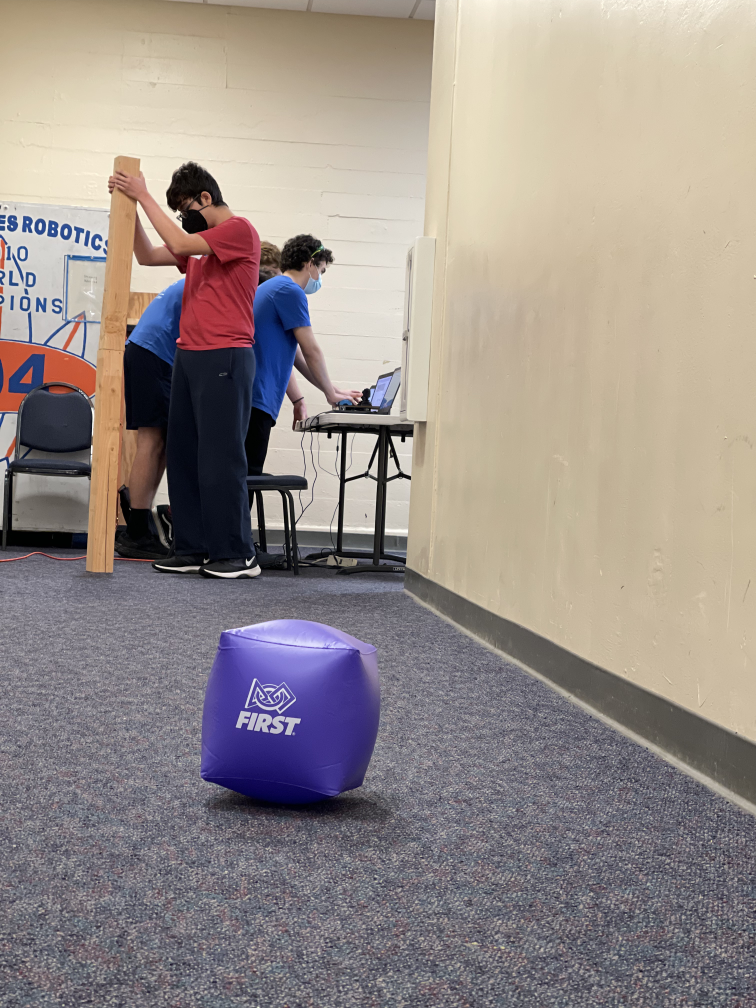
#> input picture test_image13.jpg, 3024 x 4032 px (shown at 1/4 size)
$ python detect_cube.py
#> lines starting #> are read from the running program, lines starting #| are printed output that depends on the picture; after the words box and inside, x2 and y2 are one past the last pixel; in counts of white or black regions, pixels touching at a corner belong together
#> further down, img is the input picture: shape (4032, 3024, 3); mean R, G, B 151.5, 141.8, 137.8
import cv2
import numpy as np

import matplotlib.image as mpimg
import matplotlib.pyplot as plt


def find_cubes(image,
               lower_hsv_threshold=np.array([170, 50, 70]),
               upper_hsv_threshold=np.array([190, 255, 255]),
               contour_color=(255, 0, 0)):
#> called with lower_hsv_threshold = array of shape (3,), upper_hsv_threshold = array of shape (3,), contour_color = (255, 0, 0)
    _img_with_contours = image.copy()
    _blur_img = cv2.GaussianBlur(image, (99, 99), 0)
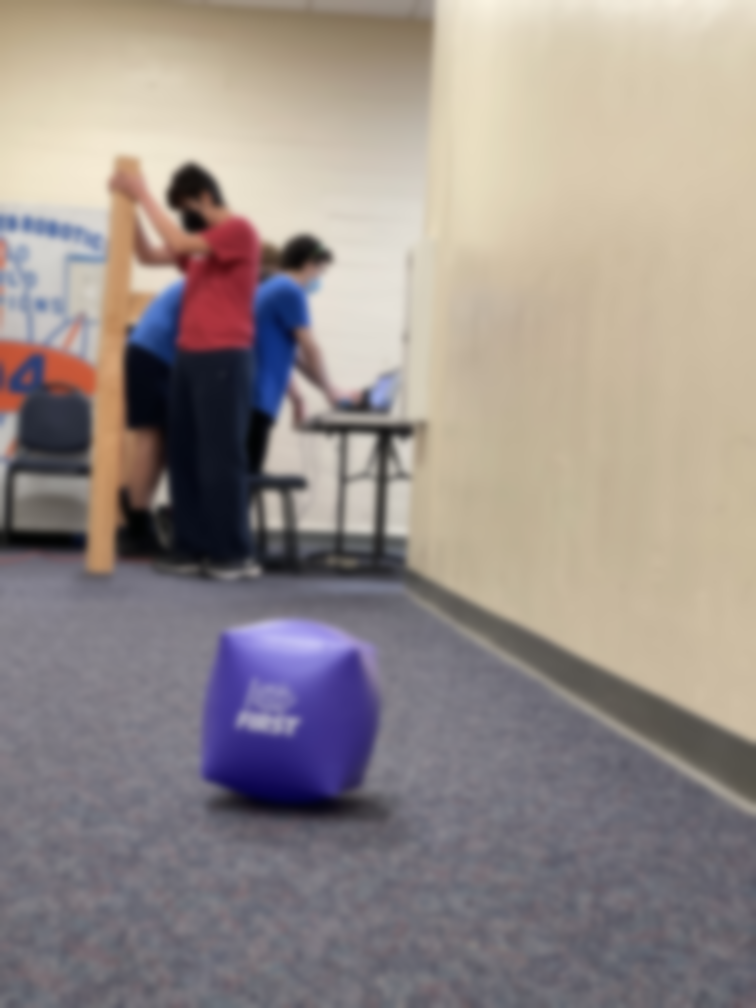
#> _blur_img: shape (4032, 3024, 3) (shown at 1/4 size); mean R, G, B 151.5, 141.8, 137.8
    _hsv_image = cv2.cvtColor(_blur_img, cv2.COLOR_BGR2HSV)
#> _hsv_image: shape (4032, 3024, 3); mean H, S, V 115.5, 46.6, 158
    _current_mask = cv2.inRange(_hsv_image, lower_hsv_threshold, upper_hsv_threshold)
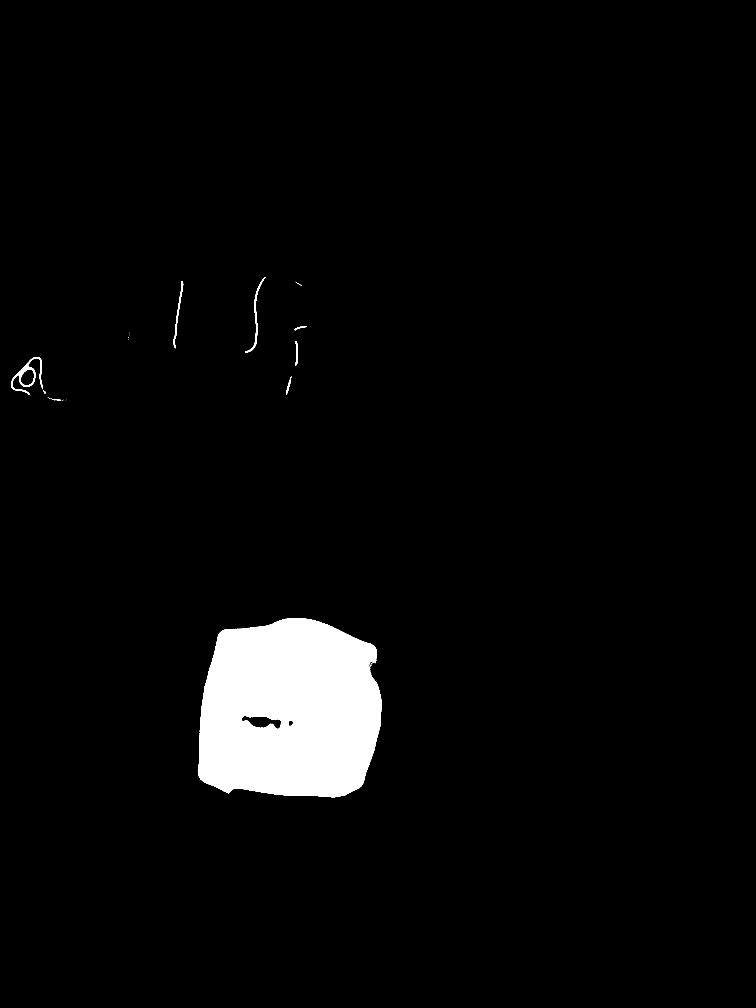
#> _current_mask: shape (4032, 3024) (shown at 1/4 size); 3.7% white; 46 white regions (36 under 20 px), largest, box (x1, y1, x2, y2) and area: (791, 2472, 1527, 3189) 441063, (45, 1428, 171, 1581) 3366, (980, 1109, 1062, 1411) 1840
    _contours, _hierarchy = cv2.findContours(_current_mask, cv2.RETR_TREE, cv2.CHAIN_APPROX_SIMPLE)

    for _c in _contours:
        _M = cv2.moments(_c)
        _area = cv2.contourArea(_c)
        try:
            _cX = int((_M["m10"] / _M["m00"]))
            _cY = int((_M["m01"] / _M["m00"]))
        except:
            _cX = 0
            _cY = 0

        if _area >= 30000:
            print("area:", _area)

            cv2.drawContours(_img_with_contours, [_c], -1, (0, 255, 0), 11)
            cv2.putText(_img_with_contours, "cube", (_cX, _cY), cv2.FONT_HERSHEY_SIMPLEX, 5, (255, 255, 255), 11)
#> this loop made 129 passes
#> _c on passes 1 to 12: [[1504, 2722]], [[1499, 2721]], [[1499, 2719]], [[1499, 2717]], [[1494, 2715]], [[1492, 2714]], [[1494, 2713]], [[1486, 2698]], [[1484, 2693]], [[1476, 2669], [1477, 2669]], [[1477, 2667]], [[1480, 2662], [1477, 2665], [1480, 2662], [1481, 2663]]
#| area: 445136.0
    return _img_with_contours


def find_cones(image,
               lower_hsv_threshold=np.array([70, 150, 50]),
               upper_hsv_threshold=np.array([110, 255, 255]),
               contour_color=(255, 0, 0)):
    _img_with_contours = image.copy()
    _blur_img = cv2.GaussianBlur(image, (199, 199), 0)
    _hsv_image = cv2.cvtColor(_blur_img, cv2.COLOR_BGR2HSV)
    _current_mask = cv2.inRange(_hsv_image, lower_hsv_threshold, upper_hsv_threshold)
    _contours, _hierarchy = cv2.findContours(_current_mask, cv2.RETR_TREE, cv2.CHAIN_APPROX_SIMPLE)

    for _c in _contours:
        _M = cv2.moments(_c)
        _area = cv2.contourArea(_c)
        try:
            _cX = int((_M["m10"] / _M["m00"]))
            _cY = int((_M["m01"] / _M["m00"]))
        except:
            _cX = 0
            _cY = 0

        if _area >= 30000:
            print("area:", _area)

            cv2.drawContours(_img_with_contours, [_c], -1, (0, 255, 0), 11)
            cv2.putText(_img_with_contours, "cone", (_cX, _cY), cv2.FONT_HERSHEY_SIMPLEX, 5, (255, 255, 255), 11)
    return _img_with_contours


img = mpimg.imread('test_image13.jpg')
new_img = find_cubes(img)
plt.figure(figsize=(6, 6))
plt.imshow(new_img, cmap='gray')
plt.show()

$ run again, with test_image1.jpg copied over test_image13.jpg
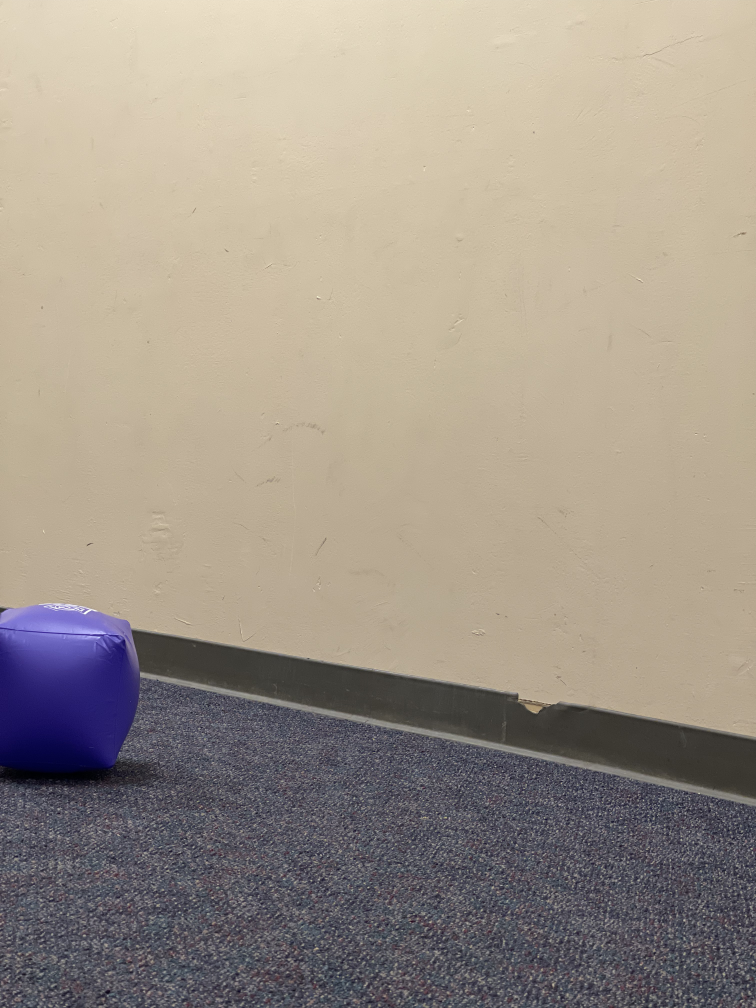
#> input picture test_image1.jpg, 3024 x 4032 px (shown at 1/4 size)
#> img is the input picture: shape (4032, 3024, 3); mean R, G, B 159.5, 149.3, 137.6
#> _hsv_image: shape (4032, 3024, 3); mean H, S, V 109.9, 46, 163.4
#> in find_cubes, `_current_mask = cv2.inRange(_hsv_image, lower_hsv_threshold, upper_hsv..`:
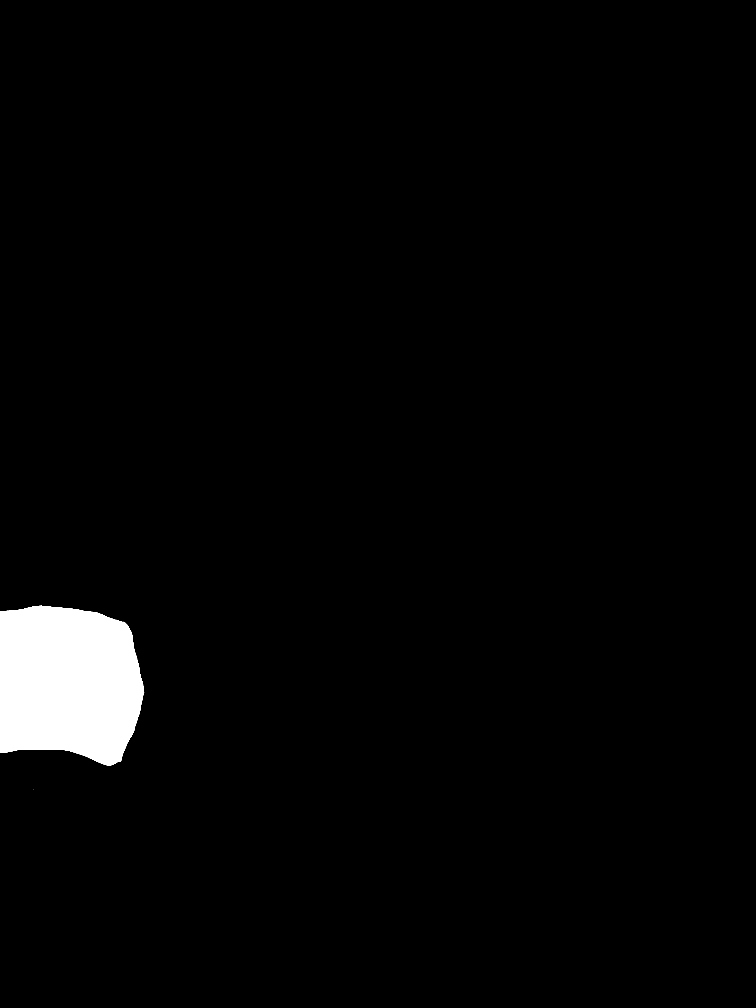
#> _current_mask: shape (4032, 3024) (shown at 1/4 size); 2.5% white; 5 white regions (4 under 20 px), largest, box (x1, y1, x2, y2) and area: (0, 2423, 577, 3062) 309052
#> the loop in find_cubes, `for _c in _contours:` made 23 passes
#> _c on passes 1, 2, 3, 4, 6, 7, 8, 9: [[133, 3156]], [[548, 2635], [548, 2637]], [[546, 2630]], [[538, 2603], [538, 2604]], [[482, 3039], [483, 3038], [484, 3039], [483, 3040]], [[481, 3037], [482, 3036], [483, 3037], [482, 3038]], [[483, 3035], [484, 3034], [485, 3035], [484, 3036]], [[482, 3033], [483, 3032], [484, 3033], [483, 3034]]
#> (printed output is left out)

$ run again, with test_image10.jpg copied over test_image13.jpg
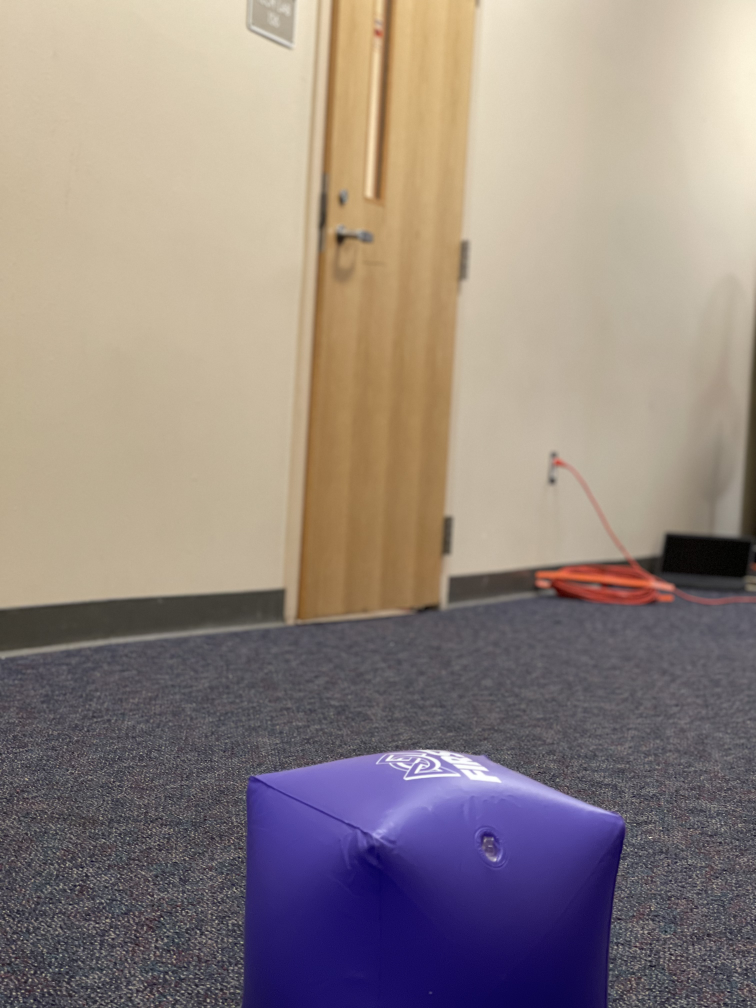
#> input picture test_image10.jpg, 3024 x 4032 px (shown at 1/4 size)
#> img is the input picture: shape (4032, 3024, 3); mean R, G, B 147.2, 134.1, 128.7
#> _hsv_image: shape (4032, 3024, 3); mean H, S, V 125.5, 62, 155.9
#> in find_cubes, `_current_mask = cv2.inRange(_hsv_image, lower_hsv_threshold, upper_hsv..`:
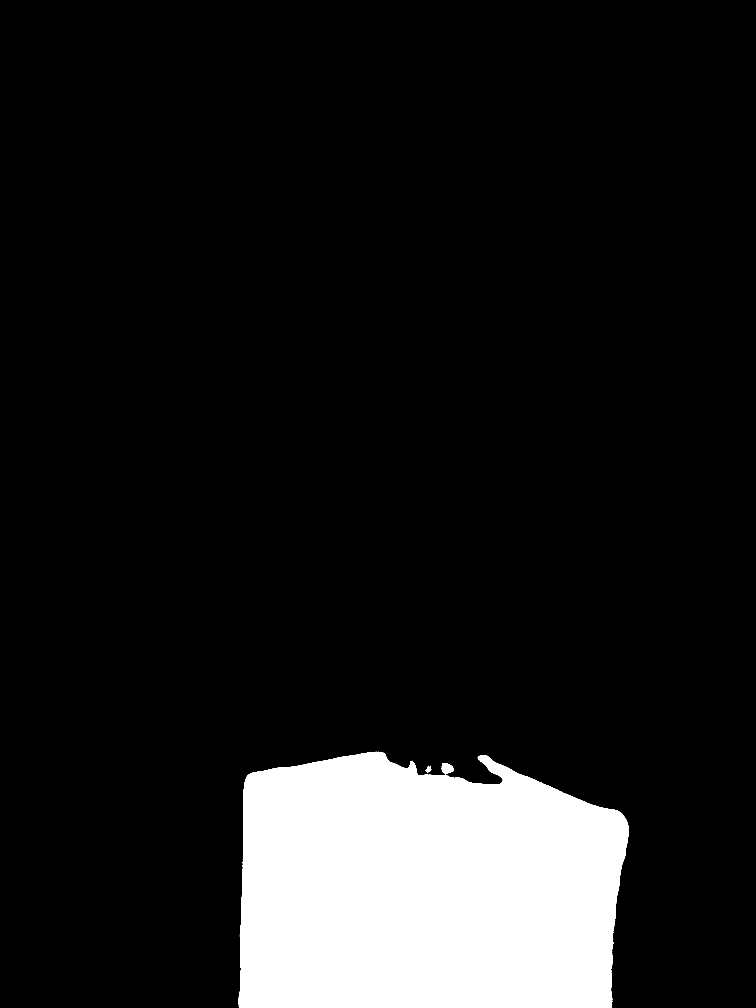
#> _current_mask: shape (4032, 3024) (shown at 1/4 size); 11.5% white; 12 white regions (9 under 20 px), largest, box (x1, y1, x2, y2) and area: (954, 3007, 2515, 4032) 1404097, (1767, 3052, 1815, 3095) 1506, (1703, 3063, 1725, 3089) 339
#> the loop in find_cubes, `for _c in _contours:` made 49 passes
#> _c on passes 1, 2, 3, 5, 8, 9, 10: [[1680, 3101]], [[1787, 3095]], [[1789, 3094]], [[1705, 3082], [1706, 3081], [1707, 3082], [1706, 3083]], [[1785, 3092], [1786, 3091], [1787, 3092], [1786, 3093]], [[1769, 3086], [1770, 3085], [1771, 3086], [1770, 3087]], [[1768, 3085], [1769, 3084], [1770, 3085], [1769, 3086]]
#> (printed output is left out)

$ run again, with test_image11.jpg copied over test_image13.jpg
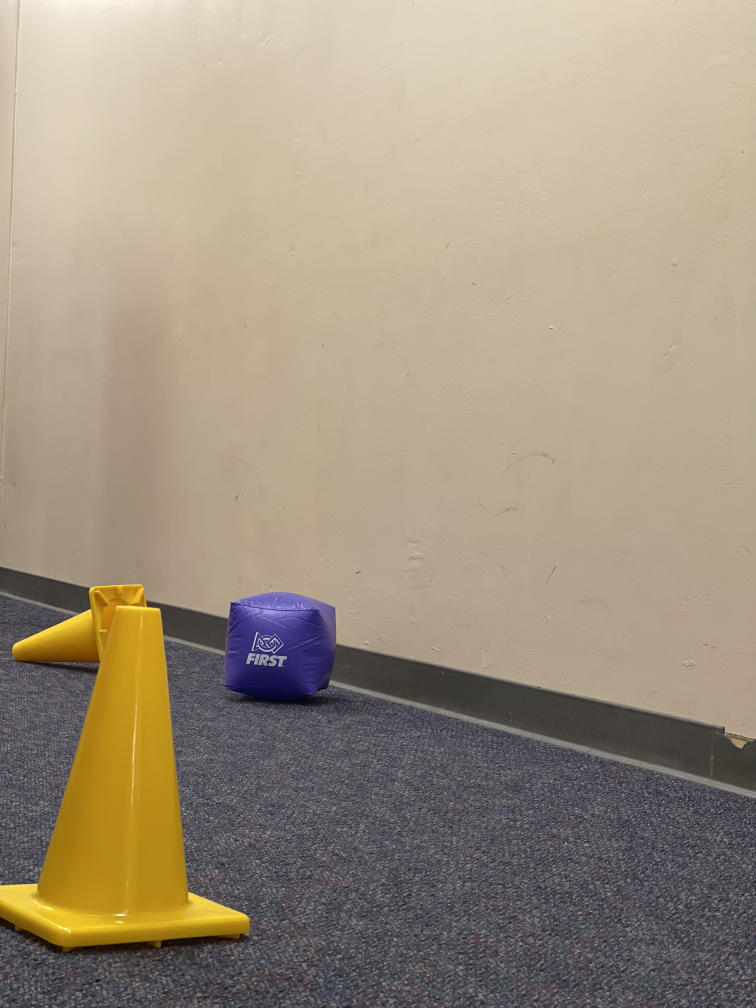
#> input picture test_image11.jpg, 3024 x 4032 px (shown at 1/4 size)
#> img is the input picture: shape (4032, 3024, 3); mean R, G, B 159.6, 146.5, 126.8
#> _hsv_image: shape (4032, 3024, 3); mean H, S, V 114.9, 54.6, 161.5
#> in find_cubes, `_current_mask = cv2.inRange(_hsv_image, lower_hsv_threshold, upper_hsv..`:
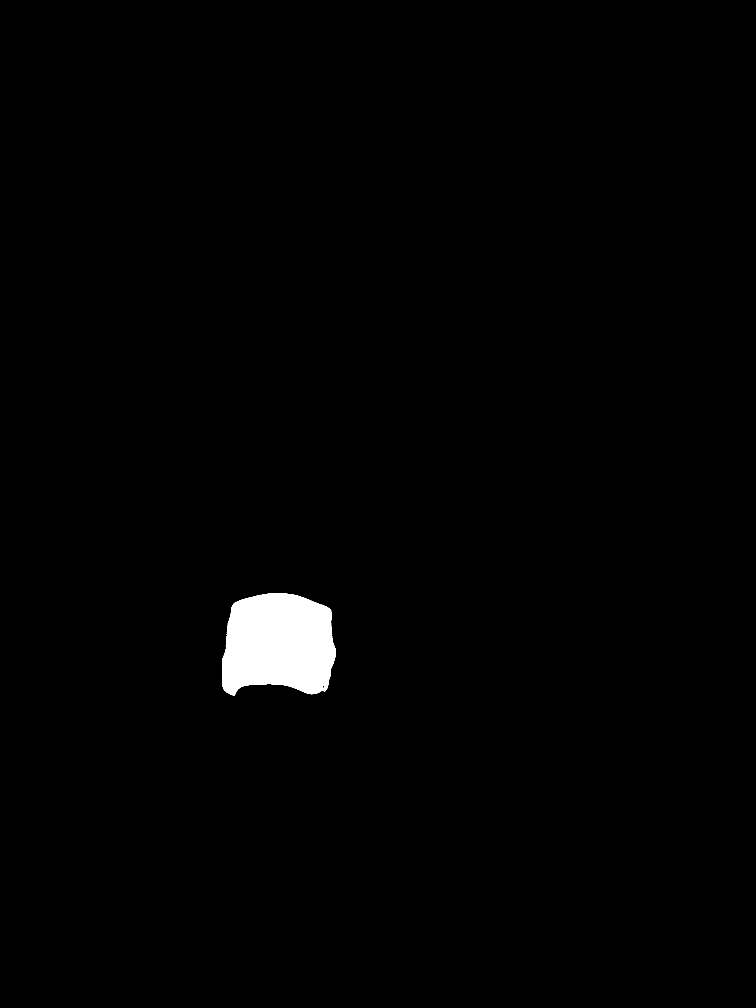
#> _current_mask: shape (4032, 3024) (shown at 1/4 size); 1.2% white; 2 white regions (1 under 20 px), largest, box (x1, y1, x2, y2) and area: (888, 2373, 1344, 2784) 152381
#> the loop in find_cubes, `for _c in _contours:` made 33 passes
#> _c on passes 1, 5, 6, 7, 8, 9, 10: [[903, 2581]], [[896, 2617], [897, 2616], [898, 2617], [897, 2618]], [[1341, 2604], [1342, 2603], [1343, 2604], [1342, 2605]], [[903, 2598], [904, 2597], [905, 2598], [904, 2599]], [[902, 2597], [903, 2596], [904, 2597], [903, 2598]], [[903, 2596], [904, 2595], [905, 2596], [904, 2597]], [[904, 2593], [905, 2592], [906, 2593], [905, 2594]]
#> (printed output is left out)
